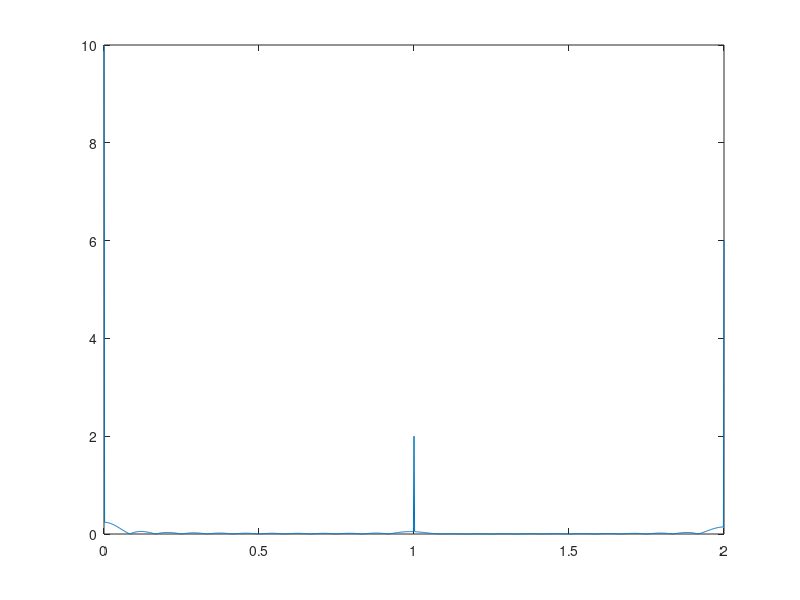

Here is the MATLAB script that generated this plot:
clear all; clc; close all;
fs=4;
ts=1/fs;
T=500;
N=T*fs;
t=0:ts:(N-1)/fs;
x=(5+(2*cos(2*pi.*t-90)))+(3*cos(4*pi.*t));
L=length(x);
nfft=2^nextpow2(L);
Y=fft(x,nfft)/L;
YY=2*abs(Y(1:nfft/2+1))
FF=fs/2*linspace(0,1,nfft/2+1)
plot (FF,abs(YY))


